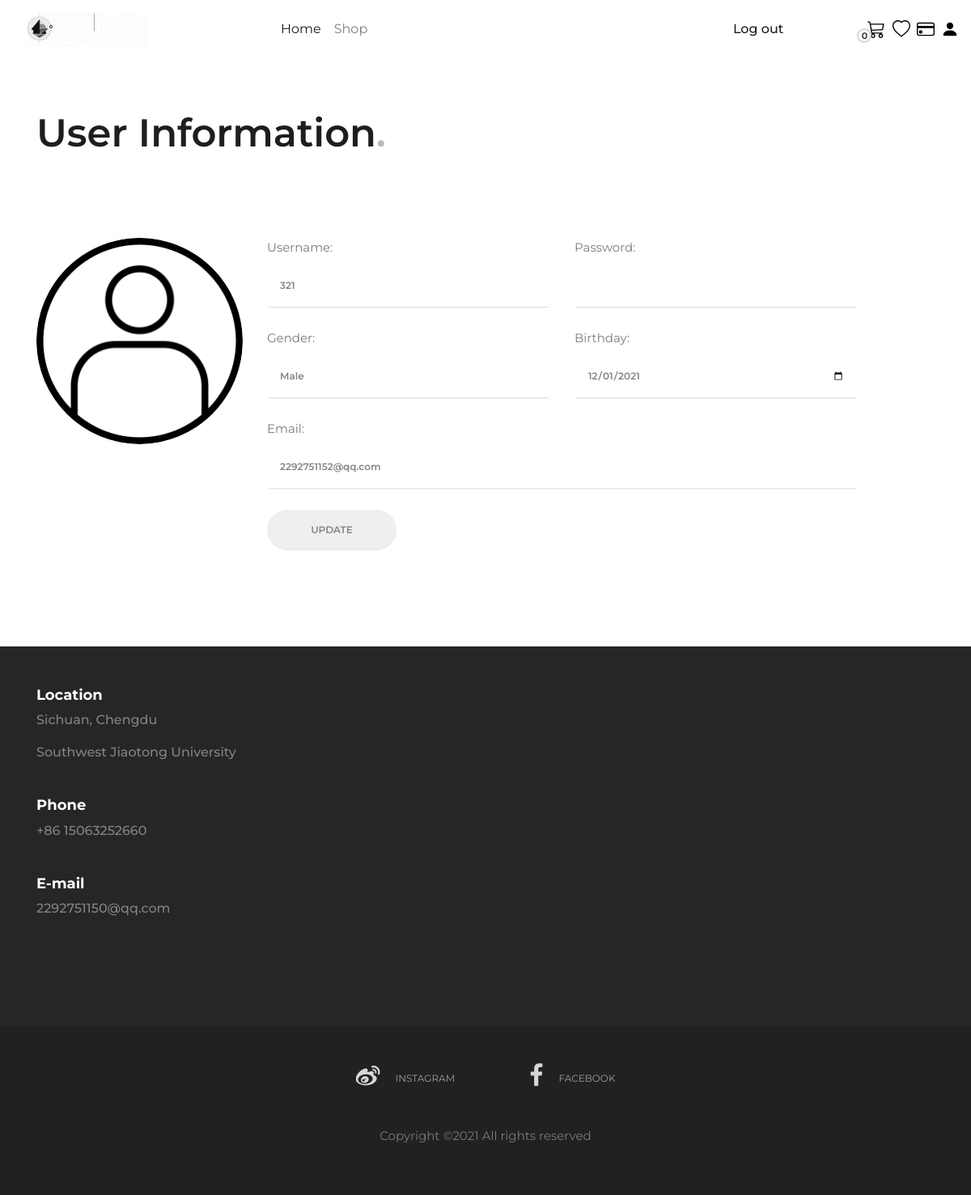
Screenshot of /user (signed in) with the database file from the repository.
### apps/models.py (models this page shows, shortened)
class User(db.Model, UserMixin):
    id = db.Column(db.Integer, primary_key=True)
    username = db.Column(db.String(20), unique=True, nullable=False)
    email = db.Column(db.String(120), unique=True, nullable=False)
    password = db.Column(db.String(60), nullable=False)
    birthday = db.Column(db.Date, nullable = True)
    user_type = db.Column(db.Integer, nullable=False)
    gender = db.Column(db.String(10), nullable = False)
    comments = db.relationship('Comment', backref='author', lazy=True)

### apps/routes.py (the view)
@app.route('/user', methods=['GET', 'POST'])
@login_required
def user():
    form = UserForm(obj=current_user)
    if form.validate_on_submit():
        current_user.username = form.username.data
        current_user.password = bcrypt.generate_password_hash(form.password.data).decode('utf-8')
        current_user.email = form.email.data
        current_user.birthday = form.birthday.data
        current_user.gender = form.gender.data
        db.session.commit()
        print('Save successfully!')
        app.logger.info("Successful modification of database information")
        flash(f'Your account information has updated!', 'success')
    elif request.method == 'GET':
        form.username.data = current_user.username
        form.email.data = current_user.email
        form.birthday.data = current_user.birthday
        form.gender.data = current_user.gender
    return render_template('user.html', title='User', form=form)

### apps/forms.py (shortened to what this page needs)
class UserForm(FlaskForm):
    username = StringField('Username', validators=[DataRequired(), Length(min=2, max=20)])
    email = StringField('Email', validators=[DataRequired(), Email()])
    gender = StringField('Gender', validators=[DataRequired(), Length(min=4, max=10)])
    birthday = DateField('Birthday',validators=[DataRequired()])
    password = PasswordField('Password', validators=[DataRequired(), Length(min=2, max=20)])
    submit = SubmitField('Update')

### apps/models.py (called while the page is built)
@login_manager.user_loader
def load_user(user_id):
    return User.query.get(int(user_id))

### templates/user.html (shortened to what this page needs)
{% extends "layout.html" %}
{% block content %}
<section class="page-add">
    <div class="container">
        <div class="row">
            <div class="col-lg-8">
                <div class="page-breadcrumb">
                    <h2>User Information<span>.</span></h2>
                </div>
            </div>
        </div>
    </div>
</section>
<div class="contact-section">
    <div class="container">
        <div class="row">
            <div class="col-lg-3">
                <img class="rounded-circle" src="{{ url_for('static', filename ='img/profiles/'+ 'default.jpg') }}" alt="">
            </div>
            <div class="col-lg-8">
                    <form class="contact-form" method="POST" action="" enctype="multipart/form-data">
                        <div class="row">
                            <div class="col-lg-6">
                            <p>Username:</p>
                                {% if form.username.errors %}
                                    {{ form.username(class="form-control form-control-lg is-invalid") }}
                                    <div class="invalid-feedback">
                                        {% for error in form.username.errors %}
                                            <span>{{ error }}</span>
                                        {% endfor %}
                                    </div>
                                {% else %}
                                    {{ form.username(class="form-control form-control-lg") }}
                                {% endif %}
                            </div>
                            <div class="col-lg-6">
                            <p>Password:</p>
                                {% if form.password.errors %}
                                    {{ form.password(class="form-control form-control-lg is-invalid") }}
                                    <div class="invalid-feedback">
                                        {% for error in form.password.errors %}
                                            <span>{{ error }}</span>
                                        {% endfor %}
                                    </div>
                                {% else %}
                                    {{ form.password(class="form-control form-control-lg") }}
                                {% endif %}
                            </div>
                            <div class="col-lg-6">
                            <p>Gender:</p>
                                {% if form.gender.errors %}
                                    {{ form.gender(class="form-control form-control-lg is-invalid") }}
                                    <div class="invalid-feedback">
                                        {% for error in form.gender.errors %}
                                            <span>{{ error }}</span>
                                        {% endfor %}
                                    </div>
                                {% else %}
                                    {{ form.gender(class="form-control form-control-lg") }}
                                {% endif %}
                            </div>
                            <div class="col-lg-6">
                                <p>Birthday:</p>
                                {% if form.birthday.errors %}
                                    {{ form.birthday(class="form-control form-control-lg is-invalid") }}
                                    <div class="invalid-feedback">
                                        {% for error in form.birthday.errors %}
                                            <span>{{ error }}</span>
                                        {% endfor %}
                                    </div>
                                {% else %}
                                    {{ form.birthday(class="form-control form-control-lg") }}
                                {% endif %}
                            </div>
                            <div class="col-lg-12">
                                <p>Email:</p>
                                {% if form.email.errors %}
                                    {{ form.email(class="form-control form-control-lg is-invalid") }}
                                    <div class="invalid-feedback">
                                        {% for error in form.email.errors %}
                                            <span>{{ error }}</span>
                                        {% endfor %}
                                    </div>
                                {% else %}
                                    {{ form.email(class="form-control form-control-lg") }}
                                {% endif %}
                            </div>
                            <div class="col-lg-3">
                                {{ form.submit(class="primary-btn chechout-btn") }}
                            </div>
                        </div>
                    </form>
            </div>
        </div>
    </div>
</div>
{% endblock content %}

### static/css/style.css (style rules this page uses)
html, body { height: 100%; font-family: "Montserrat", sans-serif; -webkit-font-smoothing: antialiased; font-smoothing: antialiased; background: none; }
h1, h2, h3, h4, h5, h6 { margin: 0; color: #111111; font-weight: 500; font-family: "Montserrat", sans-serif; }
h2 { font-size: 36px; }
p { font-size: 15px; color: #7b7b7b; font-weight: 400; line-height: 1.6; font-family: "Montserrat", sans-serif; margin: 0 0 15px 0; }
img { max-width: 100%; }
.primary-btn { color: #fff; display: inline-block; font-size: 14px; font-weight: 600; padding: 16px 40px; border: 2px solid #fff; border-radius: 50px; text-transform: uppercase; }
.page-add { padding-top: 31px; margin-bottom: 100px; }
.page-add .page-breadcrumb { padding-top: 34px; }
.page-add .page-breadcrumb h2 { color: #1e1e1e; font-size: 48px; font-weight: 600; }
.page-add .page-breadcrumb h2 span { color: #B0BCC2; }
.contact-section { padding-bottom: 94px; }
.contact-form input { width: 100%; font-size: 12px; font-weight: 600; color: #838383; border: 0; padding-bottom: 14px; border-bottom: 2px solid #E7EBED; margin-bottom: 25px; }

### rows the page displays
User: username "321", gender "Male", birthday "12/01/2021", email "2292751152@qq.com"
